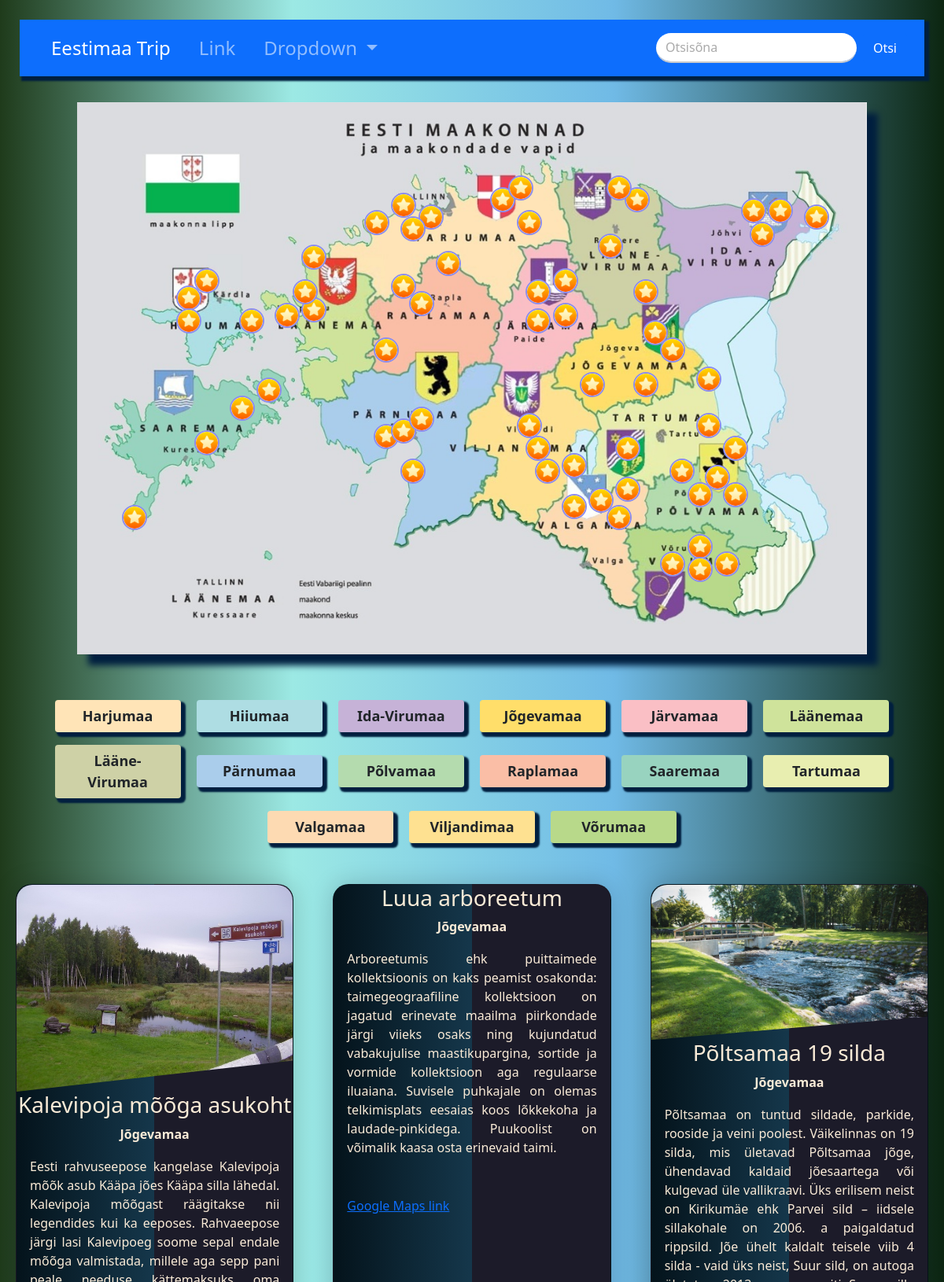
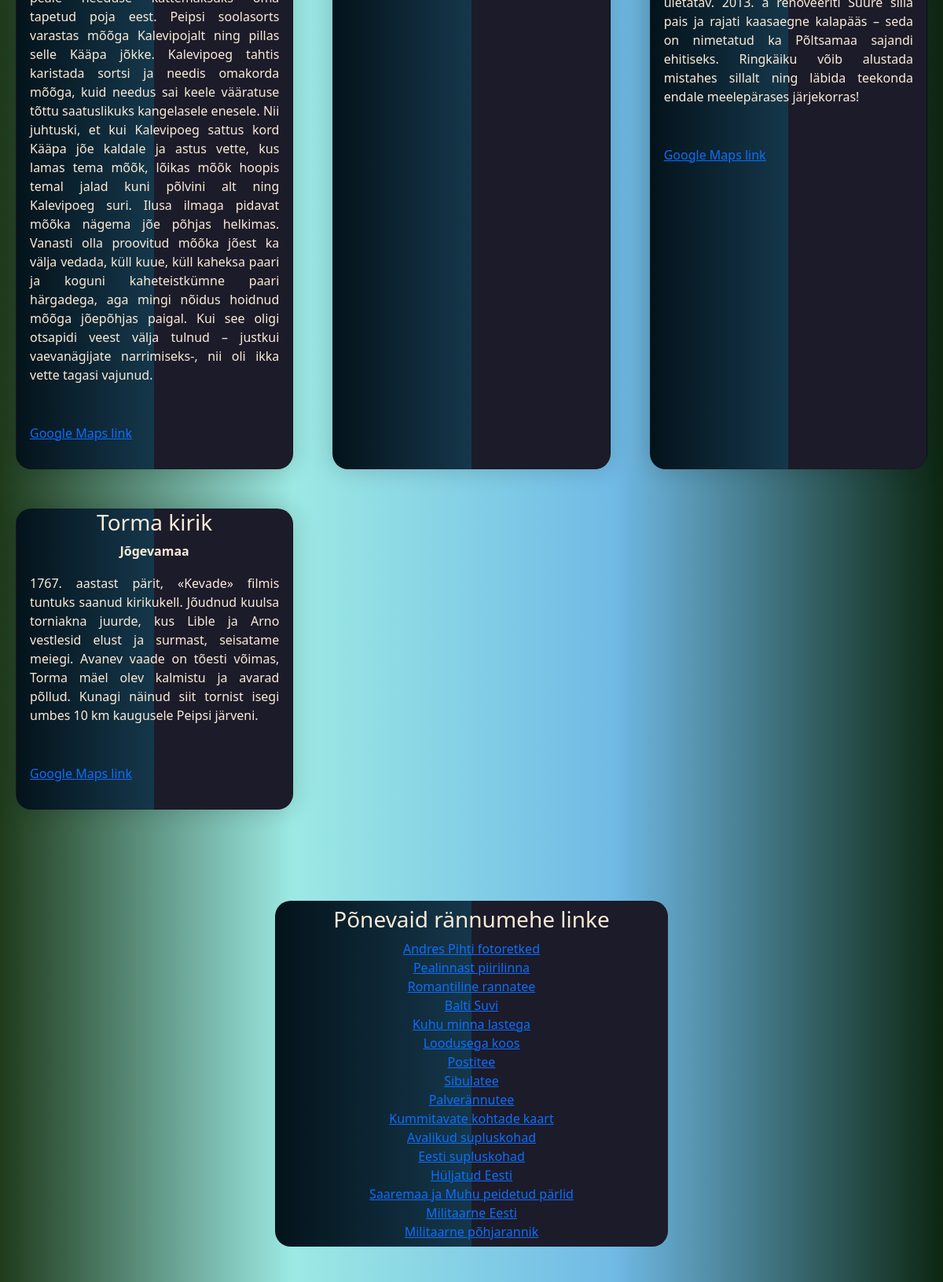
/jog.php (upper part), run on the app's committed database (2 pictures, top to bottom).
### tables this page shows
CREATE TABLE `siht` (
  `id` int(11) NOT NULL,
  `tunnus` varchar(7) NOT NULL,
  `nimi` varchar(50) NOT NULL,
  `maakond` varchar(20) NOT NULL,
  `info` varchar(3000) NOT NULL,
  `asukoht` varchar(50) NOT NULL,
  `iframe` varchar(1000) NOT NULL
);

### jog.php (the view, shortened to what this page needs)
<?php
    $message_sent = false;
?>
<!DOCTYPE html>
<html lang="en">
<head>
    <link rel="stylesheet" href="css/bootstrap.min.css">
    <link rel="stylesheet" href="style/style.css">
</head>
<body>
    <nav class="navbar navbar-expand-lg navbar-dark bg-primary">
        <div class="container-fluid">
          <div class="collapse navbar-collapse" id="navbarSupportedContent">
            <ul class="navbar-nav me-auto mb-2 mb-lg-0">
              <li class="nav-item">
                <a class="nav-link active" aria-current="page" href="#">Eestimaa Trip</a>
              </li>
              <li class="nav-item">
                <a class="nav-link" href="#">Link</a>
              </li>
              <li class="nav-item dropdown">
                <a class="nav-link dropdown-toggle" href="#" id="navbarDropdown" role="button" data-bs-toggle="dropdown" aria-expanded="false">
                  Dropdown
                </a>
              </li>
            </ul>
            <form class="d-flex">
              <input class="form-control me-2 rounded-pill" type="search" placeholder="Otsisõna" aria-label="Search">
              <button class="btn btn-primary" type="submit">Otsi</button>
            </form>
          </div>
        </div>
    </nav>
<div id="body">
        <?php include 'map.php';?>
        <div id="maakonnad">
            <button type="button" class="btn" onclick="window.location.href='har.php#siht'" style="background-color: #ffe4b7;">Harjumaa</button>
            <button type="button" class="btn" onclick="window.location.href='hii.php#siht'" style="background-color: #aedde3;">Hiiumaa</button>
            <button type="button" class="btn" onclick="window.location.href='ivi.php#siht'" style="background-color: #c6b2d7;">Ida-Virumaa</button>
            <button type="button" class="btn" onclick="window.location.href='jog.php#siht'" style="background-color: #ffde6a;">Jõgevamaa</button>
            <button type="button" class="btn" onclick="window.location.href='jar.php#siht'" style="background-color: #fabfc5;">Järvamaa</button>
            <button type="button" class="btn" onclick="window.location.href='laa.php#siht'" style="background-color: #cfe39b;">Läänemaa</button>
            <button type="button" class="btn" onclick="window.location.href='lvi.php#siht'" style="background-color: #ced1a6;">Lääne-Virumaa</button>
            <button type="button" class="btn" onclick="window.location.href='par.php#siht'" style="background-color: #aacdeb;">Pärnumaa</button>
            <button type="button" class="btn" onclick="window.location.href='pol.php#siht'" style="background-color: #b4dbae;">Põlvamaa</button>
            <button type="button" class="btn" onclick="window.location.href='rap.php#siht'" style="background-color: #fabea6;">Raplamaa</button>
            <button type="button" class="btn" onclick="window.location.href='saa.php#siht'" style="background-color: #98d3bf;">Saaremaa</button>
            <button type="button" class="btn" onclick="window.location.href='tar.php#siht'" style="background-color: #e8eeb0;">Tartumaa</button>
            <button type="button" class="btn" onclick="window.location.href='val.php#siht'" style="background-color: #fddab2;">Valgamaa</button>
            <button type="button" class="btn" onclick="window.location.href='vil.php#siht'" style="background-color: #fee191;">Viljandimaa</button>
            <button type="button" class="btn" onclick="window.location.href='vor.php#siht'" style="background-color: #b8d98a;">Võrumaa</button>
        </div><br>
        <?php
        $servername = "localhost";
        $username = "root";
        $password = "";
        $dbname = "eesti_trip";
        $conn = mysqli_connect($servername, $username, $password, $dbname);
        $sql = "SELECT tunnus, nimi, maakond, info, asukoht, iframe FROM siht WHERE maakond='Jõgevamaa'";
        if ($result=mysqli_query($conn,$sql)) {
            if(mysqli_num_rows($result)>0){
                echo"<div class='cards'>";
                while($row=mysqli_fetch_array($result)){
                    echo"<div class='card'>";
                    echo"<div class='card_container'>";
                    echo"<img class='location' src='img/".$row['tunnus'].".jpg' alt=''>";
                    echo"</div>";
                    echo"<div class='details'>";
                    echo"<h3>".$row['nimi']."</h3>";
                    echo"<div class='mk'><b>".$row['maakond']."</b></div>";
                    echo"<p>".$row['info']."</p>";
                    echo"<p><a target='_blank' href=".$row['asukoht'].">Google Maps link</a></p>";
                    echo"</div>";
                    echo"</div>";
                }
                echo"</div class='cards'>";
                } else {
                    echo"Kirjeid ei leitud!";
                }
        } else {
            echo "Viga: " . $sql . "<br>" . mysqli_error($conn);
        }
        ?>
        </div><br><br>
    </div><br><br>
    <?php include 'links.php';?>
    <?php
    if($message_sent):
    ?>
      <h3>Tänud, me võtame teiega ühendust!</h3>
    <?php
    else:
    ?>
    <br>
    <?php
    endif;
    ?>
</body>
</html>

### style/style.css (style rules this page uses)
:root { --boxshadow: #001f3f; --font-color: #555; --font-color-color: orange; }
body { background-color: #b3c6ce; background: linear-gradient(90deg, rgb(31, 59, 27) 0%, rgba(156,233,228,1) 31%, rgba(112,186,230,1) 65%, rgba(12,38,17,1) 100%); background-attachment: fixed; color: antiquewhite; text-align: center; }
.navbar-nav > li { margin-left:10px; margin-right:10px; font-size: x-large; }
.navbar { background-color: #001f3f; margin: 25px; padding: 10px; box-shadow: 4px 4px 2px 2px var(--boxshadow); }
.form-control { box-shadow: none; border-radius: 0; border-color: #CCC; border-width: 2px; border-style: none none solid none; }
.form-control::placeholder { color: #aaa; }
#maakonnad { margin: auto; width: 90%; display: block; }
#maakonnad > button { width: 160px; margin: 8px; font-size: large; font-weight: 600; box-shadow: 4px 4px 2px 2px var(--boxshadow); }
.cards { display: grid; grid-template-columns: repeat(auto-fit, minmax(300px,1fr)); padding: 20px; grid-gap: 50px; }
.card { text-align: justify; background: linear-gradient(90deg, rgb(4, 19, 27) 0%, rgb(21, 55, 75) 50%, rgba(28,27,41,1) 50%, rgba(28,27,41,1) 100%); border-radius: 20px; box-shadow: 0 0 30px rgba(0,0,0,0.18); transition: 0.4s; cursor: pointer; }
.mk { text-align: center; }
.card_container { position: relative; clip-path: polygon(0 0,100% 0, 100% 85%, 0 100%); }
img.location { width: 100%; display: block; border-radius: 20px 20px 0 0; }
h3 { text-align: center; }
p { padding: 17px; }

### data on the page
siht: tunnus (picture), nimi "Kalevipoja mõõga asukoht", maakond "Jõgevamaa", info "Eesti rahvuseepose kangelase Kalevipoja mõõk asub Kääpa jões Kääpa silla lähedal. Kalevipoja mõõgast räägitakse nii legendides kui ka eeposes. Rahvaeepose järgi lasi Kalevipoeg soome sepal endale mõõga valmistada, millele aga sepp pani peale needuse kättemaksuks oma tapetud poja eest. Peipsi soolasorts varastas mõõga Kalevipojalt ning pillas selle Kääpa jõkke. Kalevipoeg tahtis karistada sortsi ja needis omakorda mõõga, kuid needus sai keele vääratuse tõttu saatuslikuks kangelasele enesele. Nii juhtuski, et kui Kalevipoeg sattus kord Kääpa jõe kaldale ja astus vette, kus lamas tema mõõk, lõikas mõõk hoopis temal jalad kuni põlvini alt ning Kalevipoeg suri. Ilusa ilmaga pidavat mõõka nägema…"
siht: nimi "Luua arboreetum", maakond "Jõgevamaa", info "Arboreetumis ehk puittaimede kollektsioonis on kaks peamist osakonda: taimegeograafiline kollektsioon on jagatud erinevate maailma piirkondade järgi viieks osaks ning kujundatud vabakujulise maastikupargina, sortide ja vormide kollektsioon aga regulaarse iluaiana. Suvisele puhkajale on olemas telkimisplats eesaias koos lõkkekoha ja laudade-pinkidega. Puukoolist on võimalik kaasa osta erinevaid taimi."
siht: tunnus (picture), nimi "Põltsamaa 19 silda", maakond "Jõgevamaa", info "Põltsamaa on tuntud sildade, parkide, rooside ja veini poolest. Väikelinnas on 19 silda, mis ületavad Põltsamaa jõge, ühendavad kaldaid jõesaartega või kulgevad üle vallikraavi. Üks erilisem neist on Kirikumäe ehk Parvei sild – iidsele sillakohale on 2006. a paigaldatud rippsild. Jõe ühelt kaldalt teisele viib 4 silda - vaid üks neist, Suur sild, on autoga ületatav. 2013. a renoveeriti Suure silla pais ja rajati kaasaegne kalapääs – seda on nimetatud ka Põltsamaa sajandi ehitiseks. Ringkäiku võib alustada mistahes sillalt ning läbida teekonda endale meelepärases järjekorras!"
siht: nimi "Torma kirik", maakond "Jõgevamaa", info "1767. aastast pärit, «Kevade» filmis tuntuks saanud kirikukell. Jõudnud kuulsa torniakna juurde, kus Lible ja Arno vestlesid elust ja surmast, seisatame meiegi. Avanev vaade on tõesti võimas, Torma mäel olev kalmistu ja avarad põllud. Kunagi näinud siit tornist isegi umbes 10 km kaugusele Peipsi järveni."
